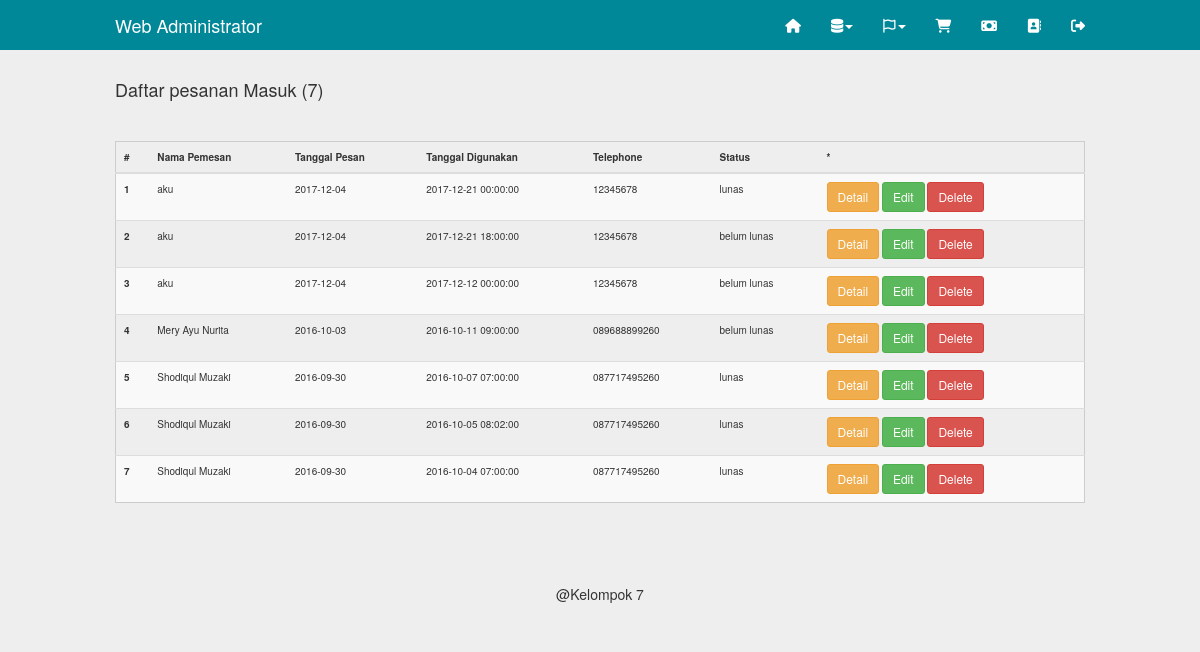
/admin/pesanan.php (signed in), run on an earlier commit of the app's database.
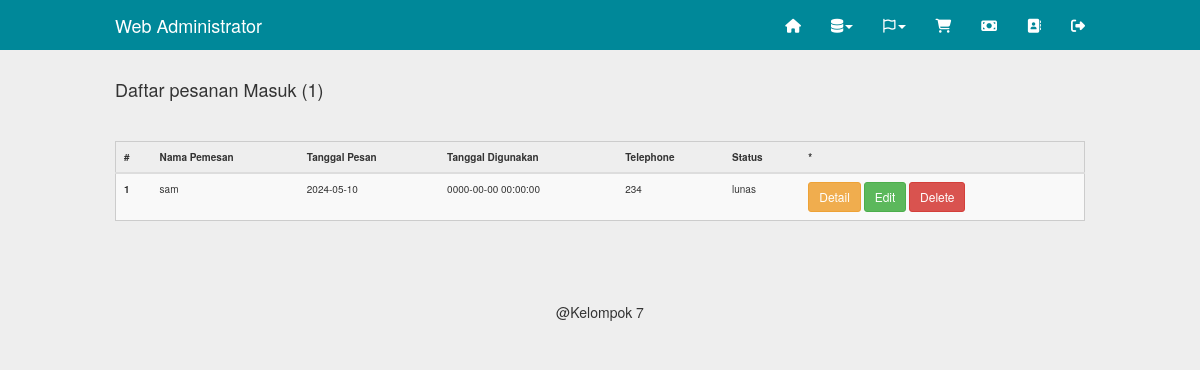
And on a later commit of the database.
### tables this page shows
CREATE TABLE `pesanan` (
  `id` int(5) NOT NULL,
  `tanggal_pesan` datetime NOT NULL,
  `tanggal_digunakan` datetime NOT NULL,
  `user_id` int(5) NOT NULL,
  `nama` varchar(100) NOT NULL,
  `alamat` text NOT NULL,
  `kota` varchar(255) NOT NULL,
  `ongkir` int(11) NOT NULL,
  `telephone` varchar(20) NOT NULL,
  `read` enum('0','1') NOT NULL,
  `status` enum('lunas','belum lunas','','') NOT NULL
);

### inc/config.php (called while the page is built, shortened)
<?php
	$no = 1;
?>

### admin/pesanan.php (the view, shortened to what this page needs)
<?php
	include"../inc/config.php";
	include"inc/header.php";
?>
	<div class="container">
		<?php
			$q = mysqli_query($db,"select*from pesanan order by id desc");
			$j = mysqli_num_rows($q);
		?>
		<h4>Daftar pesanan Masuk (<?php echo ($j>0)?$j:0; ?>)</h4>
		<hr>
		<table class="table table-striped table-hove">
			<thead>
				<tr>
					<th>#</th>
					<th>Nama Pemesan</th>
					<th>Tanggal Pesan</th>
					<th>Tanggal Digunakan</th>
					<th>Telephone</th>
					<th>Status</th>
					<th>*</th>
				</tr>
			</thead>
			<tbody>
		<?php while($data=mysqli_fetch_object($q)){ ?>
				<tr <?php if($data->read == 0 ){ echo 'style="background:#cce9f8 !important;"'; } ?> >
					<th scope="row"><?php echo $no++; ?></th>
					<td><?php echo $data->nama ?></td>
					<td><?php echo substr($data->tanggal_pesan,0,10) ?></td>
					<td><?php echo $data->tanggal_digunakan ?></td>
					<td><?php echo $data->telephone ?></td>
					<td><?php echo $data->status ?></td>
					<td>
						<a class="btn btn-sm btn-warning" href="detail_pesanan.php?id=<?php echo $data->id ?>">Detail</a>
						<a class="btn btn-sm btn-success" href="pesanan.php?act=edit&&id=<?php echo $data->id ?>">Edit</a>
						<a class="btn btn-sm btn-danger" href="pesanan.php?act=delete&&id=<?php echo $data->id ?>">Delete</a>
					</td>
				</tr>
		<?php } ?>
			</tbody>
		</table>
    </div>
<?php include"inc/footer.php"; ?>

What changed in the data, as far as the page shows it:
removed pesanan: nama "aku", tanggal_pesan "2017-12-04", tanggal_digunakan "2017-12-21 00:00:00", telephone "12345678", status "lunas"
removed pesanan: nama "aku", tanggal_pesan "2017-12-04", tanggal_digunakan "2017-12-21 18:00:00", telephone "12345678", status "belum lunas"
removed pesanan: nama "aku", tanggal_pesan "2017-12-04", tanggal_digunakan "2017-12-12 00:00:00", telephone "12345678", status "belum lunas"
removed pesanan: nama "Mery Ayu Nurita", tanggal_pesan "2016-10-03", tanggal_digunakan "2016-10-11 09:00:00", telephone "089688899260", status "belum lunas"
removed pesanan: nama "Shodiqul Muzaki", tanggal_pesan "2016-09-30", tanggal_digunakan "2016-10-07 07:00:00", telephone "087717495260", status "lunas"
removed pesanan: nama "Shodiqul Muzaki", tanggal_pesan "2016-09-30", tanggal_digunakan "2016-10-05 08:02:00", telephone "087717495260", status "lunas"
removed pesanan: nama "Shodiqul Muzaki", tanggal_pesan "2016-09-30", tanggal_digunakan "2016-10-04 07:00:00", telephone "087717495260", status "lunas"
added pesanan: nama "sam", tanggal_pesan "2024-05-10", tanggal_digunakan "0000-00-00 00:00:00", telephone "234", status "lunas"
Also different on the page:
$j: "7" → "1"
